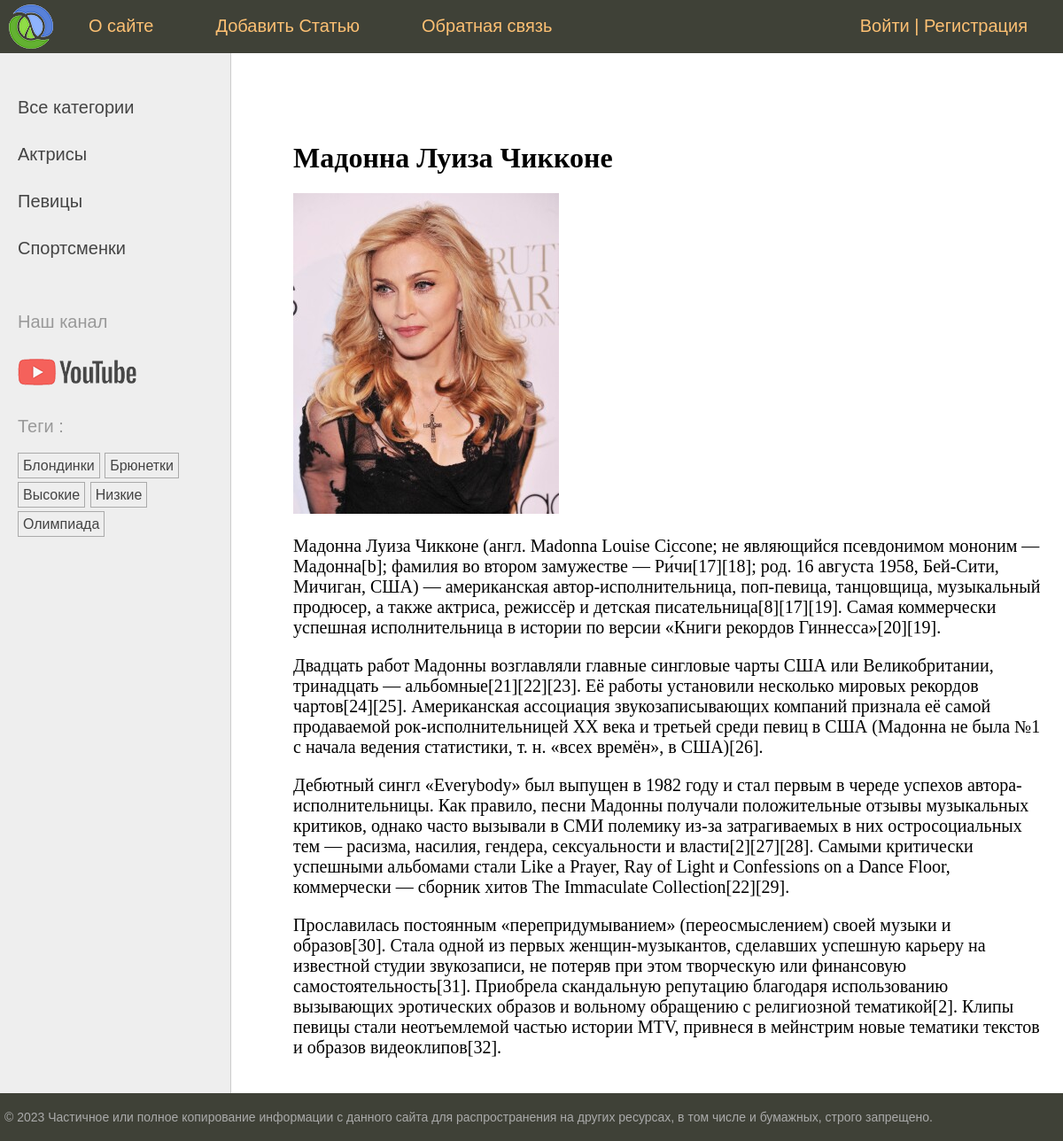
The page /women/post/madonna/ on the database its author committed.
### women/models.py (models this page shows, shortened)
class Category(models.Model):
    name = models.CharField(max_length=100, db_index=True, verbose_name="Имя")
    slug = models.SlugField(max_length=255, unique=False, db_index=True)
    class Meta:
        verbose_name = "Категория"
        verbose_name_plural = "Категории"
    def get_absolute_url(self):
        return reverse("category", kwargs={"cat_slug": self.slug})

class TagPost(models.Model):
    tag = models.CharField(max_length=100, db_index=True)
    slug = models.SlugField(max_length=255, unique=True, db_index=True)
    def get_absolute_url(self):
        return reverse("tag", kwargs={"tag_slug": self.slug})

class Women(models.Model):
    class Status(models.IntegerChoices):
        DRAFT = 0, "Черновик"
        PUBLISHED = 1, "Опубликовано"
    title = models.CharField(max_length=255, verbose_name="Заголовок")
    slug = models.SlugField(
        max_length=255,
        unique=True,
        db_index=True,
        verbose_name="Slug",
        validators=[
            MinLengthValidator(5, message="Минимум 5 символов"),
            MaxLengthValidator(100, message="Максимум 100 символов"),
        ],
    )
    content = models.TextField(blank=True, verbose_name="Текс Статьи")
    time_create = models.DateTimeField(auto_now_add=True, verbose_name="Время Создания")
    time_update = models.DateTimeField(auto_now=True, verbose_name="Время Изменения")
    photo = models.ImageField(
        upload_to="photos/%Y/%m/%d/",
        default=None,
        blank=True,
        null=True,
        verbose_name="Фото",
    )
    is_published = models.BooleanField(
        choices=tuple(map(lambda x: (bool(x[0]), x[1]), Status.choices)),
        default=Status.DRAFT,
        verbose_name="Возможность Публикации",
    )
    objects = models.Manager()
    published = PublishedManager()
    cat = models.ForeignKey(
        "Category",
        on_delete=models.PROTECT,
        related_name="posts",
        verbose_name="Категории",
    )
    tags = models.ManyToManyField(
        "TagPost", blank=True, related_name="tags", verbose_name="Теги"
    )
    husband = models.OneToOneField(
        "Husband",
        on_delete=models.SET_NULL,
        null=True,
        blank=True,
        related_name="wuman",
        verbose_name="Муж",
    )
    author = models.ForeignKey(get_user_model(), on_delete=models.SET_NULL , related_name="posts" , null=True , default=None)
    class Meta:
        verbose_name = "Известные Женщины"
        verbose_name_plural = "Известные Женщины"
        ordering = ["-time_create"]
        indexes = [
            models.Index(fields=["-time_create"]),
        ]

### women/views.py (the view)
# urls.py: path("post/<slug:post_slug>/", views.ShowPost.as_view(), name="post"),
class ShowPost(DataMixin, DetailView):
    template_name = "women/post.html"
    slug_url_kwarg = "post_slug"
    context_object_name = "post"
    def get_context_data(self, **kwargs):
        context = super().get_context_data(**kwargs)
        return self.get_mixin_context(context, title=context["post"].title)
    def get_object(self, queryset=None):
        return get_object_or_404(Women.published, slug=self.kwargs[self.slug_url_kwarg])

### users/context_processors.py (called while the page is built)
def get_women_context(request):
    return {"mainmenu": menu}

### women/models.py (called while the page is built)
    def get_queryset(self):
        return super().get_queryset().filter(is_published=Women.Status.PUBLISHED)

### women/templatetags/women_tags.py (called while the page is built)
@register.inclusion_tag("women/list_categories.html")
def show_categories(cat_selected=0):
    cats = Category.objects.annotate(total=Count("posts")).filter(total__gt=0)
    return {"cats": cats, "cat_selected": cat_selected}

@register.inclusion_tag("women/list_tags.html")
def show_all_tags():
    return {"tags": TagPost.objects.annotate(total=Count("tags")).filter(total__gt=0)}

### women/utils.py (called while the page is built)
    def get_mixin_context(self, context, **kwargs):
        context["menu"] = menu
        context["cat_selected"] = None
        context.update(kwargs)
        return context

### women/templates/women/post.html (shortened to what this page needs)
{% extends "base.html" %}
{% block content %}
<h1>{{post.title}}</h1>
{% if post.photo %}
<p><img class="img_article_left" src="{{post.photo.url}}"></p>
{% endif %}
{{post.content|linebreaks}}
{%endblock%}

### women/templates/women/list_categories.html
{% for cat in cats%}
{% if cat.id == cat_selected%}
<li class="selected">{{cat.name}}</li>
{%else%}
<li><a href="{{ cat.get_absolute_url}}">{{cat.name}}</a></li>
{%endif%}
{% endfor %}

### women/templates/women/list_tags.html
{% if tags %}
<p> Теги :</p>
<ul class="tags-list">
    {% for t in tags%}
    <li><a href="{{t.get_absolute_url}}">{{t.tag}}</a></li>
    {% endfor %}
</ul>
{% endif%}

### women/static/women/css/styles.css (style rules this page uses)
html, body { font-family: 'Arial'; margin: 0; padding: 0; height: 100%; width: 100%; color: #444; }
a { color: #0059b2; text-decoration: none; }
img { max-width: 600px; height: auto; }
.left-chapters ul { width: 230px; margin: 0; padding: 20px 10px 10px 20px; list-style: none; font-size: 20px; }
.left-chapters ul li { margin: 30px 0 0 0; color: #999; }
.left-chapters ul li a { color: #444; text-decoration: none; }
ul.tags-list { width: 100%; margin: 0; padding: 0; list-style: none; }
ul.tags-list li { margin: 0; padding: 0 0 10px; display: inline-block; }
ul.tags-list li a { padding: 5px; font-size: 16px; border: 1px solid #aaa; }
.content-text h1 { font-size: 32px; }

### rows shown on the page
Category: name "Актрисы"
Category: name "Певицы"
Category: name "Спортсменки"
TagPost: tag "Блондинки"
TagPost: tag "Брюнетки"
TagPost: tag "Высокие"
TagPost: tag "Низкие"
TagPost: tag "Олимпиада"
Women: title "Мадонна Луиза Чикконе", photo (picture), content "Мадонна Луиза Чикконе (англ. Madonna Louise Ciccone; не являющийся псевдонимом мононим — Мадонна[b]; фамилия во втором замужестве — Ри́чи[17][18]; род. 16 августа 1958, Бей-Сити, Мичиган, США) — американская автор-исполнительница, поп-певица, танцовщица, музыкальный продюсер, а также актриса, режиссёр и детская писательница[8][17][19]. Самая коммерчески успешная исполнительница в истории по версии «Книги рекордов Гиннесса»[20][19]. Двадцать работ Мадонны возглавляли главные сингловые чарты США или Великобритании, тринадцать — альбомные[21][22][23]. Её работы установили несколько мировых рекордов чартов[24][25]. Американская ассоциация звукозаписывающих компаний признала её самой продаваемой…"

### other values the page prints
{{ m.title }} "О сайте" "Добавить Статью" "Обратная связь"
